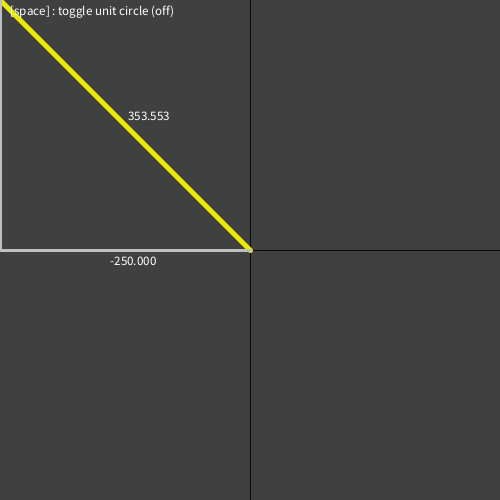
Frame 1 (no input)
Frame 60 (the mouse pressed at the canvas centre just before this capture): identical to frame 1, image omitted
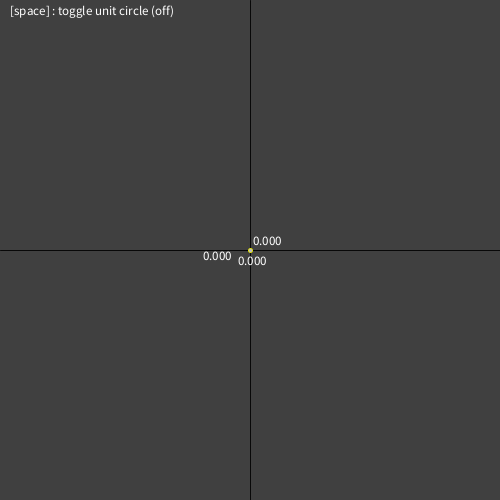
Frame 120 (the mouse held since frame 60 and released just before this capture)

The Processing sketch that drew these frames (run headless with seeded random() and noise(); from frame 60 on, the mouse is pressed at the canvas centre):

// Processing sketch: Triginometry_Visualizer
// ── Triginometry_Visualizer.pde
boolean spaceKey, pSpaceKey;
boolean unitCircle = false;

PVector center = new PVector();
PVector mouse = new PVector();

void setup() {
  size(500, 500);


  center.x = width/2;
  center.y = height/2;
}

void draw() {
  background(#404040);
  strokeWeight(1);
  stroke(#080808);
  line(width/2, 0, width/2, height);
  line(0, height/2, width, height/2);
  mouse.x = mouseX;
  mouse.y = mouseY;



  if (spaceKey && !pSpaceKey && unitCircle == false) {
    unitCircle = true;
  } else if (spaceKey && !pSpaceKey && unitCircle) {
    unitCircle = false;
  }



  //space was toggled
  if (unitCircle) {
    pushMatrix();
    noFill();
    stroke(#080808);
    ellipse(center.x, center.y, 400, 400);
    popMatrix();
    textSize(13);
    text("[space] : toggle unit circle (on)", 10, 15);


    float dist = 1.000; 



    float angleToMouse = atan2(mouse.y-center.y, mouse.x-center.y);
    String displayedAngleToMouse = nf(angleToMouse,0,3);

    //offset + cos/sin * the radius
    float lockedMouseX =  center.x + cos(angleToMouse) * 200;
    float lockedMouseY =  center.y + sin(angleToMouse) * 200;
    
    float lockedMouseXText = map(lockedMouseX,50,450,-1,1);
    float lockedMouseYText = map(lockedMouseY,50,450,-1,1);
    float radiansTextX = center.x + cos(angleToMouse/2) * 55;
    float radiansTextY = center.y + sin(angleToMouse/2) * 55;

    float xTextX = center.x + lockedMouseX/2 - 125;
    float yTextY = center.y + lockedMouseY/2 - 125;
    float distTextX = center.x + lockedMouseX/2 - 125;
    float distTextY = center.y + lockedMouseY/2 - 125;

    pushMatrix();
    strokeWeight(3);
    stroke(#BFBFBF);

    line(center.x, center.y, lockedMouseX, center.y);
    line(lockedMouseX, center.y, lockedMouseX, lockedMouseY);
    popMatrix();


   
    stroke(#BFBFBF);
    strokeWeight(3);
    //q1
    if (mouse.x <= 250 && mouse.y <= 250) {
      //q1
      text(lockedMouseXText, xTextX - 15, height/2 + 15 );
      text(lockedMouseYText , lockedMouseX - 50, yTextY + 10);
      text(dist, distTextX, distTextY - 5);
      arc(center.x, center.y, 100, 100, angleToMouse, 0);
      text(displayedAngleToMouse + " radians",radiansTextX,radiansTextY);
    } else if (mouse.x >= 250 && mouse.y <= 250) {
      //q2
      text(lockedMouseXText, xTextX - 15, height/2 + 15 );
      text(lockedMouseYText, lockedMouseX + 5, yTextY + 10);
      text(dist, distTextX - 50, distTextY - 5);
      arc(center.x, center.y, 100, 100, angleToMouse, 0);
      text(displayedAngleToMouse + " radians",radiansTextX,radiansTextY);
    } else if (lockedMouseX <= 250 && mouse.y >= 250) {
      //q3
      text(lockedMouseXText, xTextX - 15, height/2 -5 );
      text(lockedMouseYText, lockedMouseX - 50, yTextY );
      text(dist, distTextX, distTextY +15);
      arc(center.x, center.y, 100, 100, 0, angleToMouse);
      text(displayedAngleToMouse + " radians",radiansTextX,radiansTextY+10);
    } else if (mouse.x >= 250 && mouse.y >= 250) {
      //q4
      text(lockedMouseXText, xTextX - 15, height/2 -5 );
      text(lockedMouseYText, lockedMouseX + 5, yTextY );
      text(dist, distTextX - 50, distTextY +15);
      arc(center.x, center.y, 100, 100, 0, angleToMouse);
      text(displayedAngleToMouse + "radians",radiansTextX,radiansTextY+10);
    }
    
     //yellow line
    pushMatrix();
    strokeWeight(5);
    stroke(#EAEA07);
    line(center.x, center.y, lockedMouseX, lockedMouseY);
    popMatrix();
  } else {
    // normal behavior
    pushMatrix();
    strokeWeight(5);
    stroke(#EAEA07);
    line(center.x, center.y, mouse.x, mouse.y);
    popMatrix();
        textSize(13);
    text("[space] : toggle unit circle (off)", 10, 15);
    float xTextX = center.x + mouse.x/2 - 125;
    float yTextY = center.y + mouse.y/2 - 125;
    float dist = dist(center.x, center.y, mouse.x, mouse.y);


    float distTextX = center.x + mouse.x/2 - 125;
    float distTextY = center.y + mouse.y/2 - 125;
    pushMatrix();
    strokeWeight(3);
    stroke(#BFBFBF);
    line(center.x, center.y, mouse.x, center.y);
    line(mouse.x, center.y, mouse.x, mouse.y);
    popMatrix();

    //q1
    if (mouse.x <= 250 && mouse.y <= 250) {
      //q1
      text(mouse.x-250, xTextX - 15, height/2 + 15 );
      text(mouse.y-250, mouse.x - 50, yTextY + 10);
      text(dist, distTextX, distTextY - 5);
    } else if (mouse.x >= 250 && mouse.y <= 250) {
      //q2
      text(mouse.x-250, xTextX - 15, height/2 + 15 );
      text(mouse.y-250, mouse.x + 5, yTextY + 10);
      text(dist, distTextX - 50, distTextY - 5);
    } else if (mouse.x <= 250 && mouse.y >= 250) {
      //q3
      text(mouse.x-250, xTextX - 15, height/2 -5 );
      text(mouse.y-250, mouse.x - 50, yTextY );
      text(dist, distTextX, distTextY +15);
    } else if (mouse.x >= 250 && mouse.y >= 250) {
      //q4
      text(mouse.x-250, xTextX - 15, height/2 -5 );
      text(mouse.y-250, mouse.x + 5, yTextY );
      text(dist, distTextX - 50, distTextY +15);
    }
  }
  pSpaceKey = spaceKey;
}
void keyPressed() {
  println(keyCode);
  if (keyCode == 32) spaceKey = true;
}
void keyReleased() {
  if (keyCode == 32) spaceKey = false;
}
